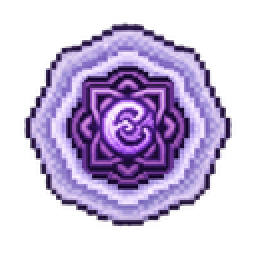
#> input picture assets/echo.png, 128 x 128 px, given in place of zeta_icon.png, which was not available (shown 2 times larger)
$ python make_screenshots.py
#> lines starting #> are read from the running program, lines starting #| are printed output that depends on the picture; pictures that were not available may be replaced by others from this repository, and a replacement may not be noted
#!/usr/bin/env python3
"""
Polish raw Zeta Idle screenshots into Play Store marketing images.

Workflow:
  1. Run the game in debug mode.
  2. Navigate to each screen you want to feature.
  3. Tap the camera FAB — it saves exported_screenshots/shot_001.png … shot_007.png
  4. Run:  python make_screenshots.py
  5. Upload files from polished_screenshots/ to Google Play Console > Screenshots.

Expected shot order (rename files if you captured them in a different order):
  shot_001  ->  Home / Modes hub
  shot_002  ->  Campaign battle
  shot_003  ->  Dungeon run (room selection)
  shot_004  ->  Gauntlet or Boss Rush
  shot_005  ->  Hero upgrades / stat screen
  shot_006  ->  Pets / Companions screen
  shot_007  ->  Prestige or Ascension screen
"""

import os
import sys
from PIL import Image, ImageDraw, ImageFont, ImageFilter

ROOT      = os.path.dirname(os.path.abspath(__file__))
IN_DIR    = os.path.join(ROOT, 'exported_screenshots')
OUT_DIR   = os.path.join(ROOT, 'polished_screenshots')
ICON_PATH = os.path.join(ROOT, 'assets', 'zeta_icon.png')

# ── Slide definitions ─────────────────────────────────────────────────────────
# (filename, headline, tagline, [chip labels])
SLIDES = [
    ('shot_001.png', 'YOUR ADVENTURE AWAITS',
     'Dungeons · Gauntlet · Boss Rush · PvP and more',
     ['12 HERO CLASSES', '5 GAME MODES', 'IDLE + ACTIVE']),

    ('shot_002.png', 'EPIC COMBAT',
     'Turn-based battles powered by D&D mechanics',
     ['D&D MECHANICS', 'ELEMENTAL DAMAGE', '12 ABILITIES']),

    ('shot_003.png', 'DUNGEON RUNS',
     'Roguelite dungeons — every run is unique',
     ['ROGUELITE ROOMS', 'LOCKED CHESTS', 'UNIQUE BOSSES']),

    ('shot_004.png', 'ULTIMATE CHALLENGES',
     'Gauntlet waves, Boss Rush, daily trials',
     ['BOSS RUSH', 'ENDLESS WAVES', 'DAILY TRIALS']),

    ('shot_005.png', 'DEEP HERO BUILDS',
     'Upgrade 6 D&D stats · Choose your subclass',
     ['6 D&D STATS', 'PASSIVE TREE', 'SUBCLASSES']),

    ('shot_006.png', 'PET COMPANIONS',
     'Collect, evolve, and battle alongside your pets',
     ['12 COMPANIONS', 'EVOLVE TWICE', 'PASSIVE BONUSES']),

    ('shot_007.png', 'ENDLESS PROGRESSION',
     'Prestige, Ascend, and grow your legacy forever',
     ['PRESTIGE SYSTEM', 'ASCENSION', 'ENDLESS UPGRADES']),
]

# ── Output canvas (portrait, Play Store safe) ─────────────────────────────────
OUT_W, OUT_H = 1080, 1920
HEADER_H     = 200   # title + icon area
FOOTER_H     = 130   # tagline area
SHOT_H       = OUT_H - HEADER_H - FOOTER_H   # 1590 px for screenshot

# ── Colours ───────────────────────────────────────────────────────────────────
BG_TOP    = (8,  6,  22)
BG_BOTTOM = (22, 8,  40)
GOLD      = (212, 175, 55, 255)
GOLD_DIM  = (170, 140, 60, 220)
WHITE70   = (220, 210, 190, 200)
SEPARATOR = (60,  48,  28, 160)

# ── Chip overlay constants ────────────────────────────────────────────────────
CHIP_STRIP_H   = 130    # height of the dark fade at the bottom of the screenshot
CHIP_PAD_X     = 20     # horizontal inner padding inside each chip
CHIP_PAD_Y     = 10     # vertical inner padding inside each chip
CHIP_GAP       = 16     # gap between chips
CHIP_RADIUS    = 6      # corner radius
CHIP_BG        = (8, 6, 16, 210)       # near-black, semi-opaque
CHIP_BORDER    = (212, 175, 55)        # gold border
CHIP_TEXT      = (240, 210, 100)       # warm gold text
CHIP_SHADOW    = (0, 0, 0, 160)        # drop shadow colour


# ── Helpers ───────────────────────────────────────────────────────────────────

def gradient_bg(w: int, h: int) -> Image.Image:
    img  = Image.new('RGBA', (w, h))
    draw = ImageDraw.Draw(img)
    for y in range(h):
        t = y / h
        r = int(BG_TOP[0] + (BG_BOTTOM[0] - BG_TOP[0]) * t)
        g = int(BG_TOP[1] + (BG_BOTTOM[1] - BG_TOP[1]) * t)
        b = int(BG_TOP[2] + (BG_BOTTOM[2] - BG_TOP[2]) * t)
        draw.line([(0, y), (w, y)], fill=(r, g, b, 255))
    return img


def best_fonts(sizes: list) -> list:
    candidates = [
        r'C:\Windows\Fonts\impact.ttf',
        r'C:\Windows\Fonts\arialbd.ttf',
        r'C:\Windows\Fonts\verdanab.ttf',
        r'C:\Windows\Fonts\arial.ttf',
    ]
    for path in candidates:
        if os.path.exists(path):
            try:
                return [ImageFont.truetype(path, s) for s in sizes]
            except Exception:
                continue
    default = ImageFont.load_default()
    return [default] * len(sizes)


def centered_text(draw: ImageDraw.ImageDraw, text: str, font,
                  cx: int, y: int, fill: tuple, shadow: bool = True) -> None:
    bb = draw.textbbox((0, 0), text, font=font)
    tw = bb[2] - bb[0]
    x  = cx - tw // 2
    if shadow:
        draw.text((x + 2, y + 2), text, font=font, fill=(0, 0, 0, 180))
    draw.text((x, y), text, font=font, fill=fill)


def fit_screenshot(shot: Image.Image, target_w: int, target_h: int) -> Image.Image:
    """Scale screenshot to fill target_w x target_h, centred-crop if needed."""
    sw, sh = shot.size
    scale  = max(target_w / sw, target_h / sh)
    nw, nh = int(sw * scale), int(sh * scale)
    shot   = shot.resize((nw, nh), Image.LANCZOS)
    left = (nw - target_w) // 2
    top  = (nh - target_h) // 2
    return shot.crop((left, top, left + target_w, top + target_h))


def add_vignette(img: Image.Image) -> Image.Image:
    """Darken edges of the screenshot so it blends into the dark frame."""
    vign = Image.new('RGBA', img.size, (0, 0, 0, 0))
    draw = ImageDraw.Draw(vign)
    w, h = img.size
    steps = 40
    for i in range(steps):
        alpha = int(180 * (1 - i / steps) ** 2)
        draw.rectangle([i, i, w - i - 1, h - i - 1],
                       outline=(0, 0, 0, alpha))
    return Image.alpha_composite(img.convert('RGBA'), vign)


def draw_chip_strip(canvas: Image.Image, chips: list,
                    shot_top: int, shot_h: int, chip_font) -> None:
    """
    Composites a dark gradient fade + a row of labelled chip badges
    at the bottom of the screenshot area.
    """
    w       = canvas.width
    fade_y  = shot_top + shot_h - CHIP_STRIP_H

    # ── Dark gradient fade ────────────────────────────────────────────────────
    fade = Image.new('RGBA', (w, CHIP_STRIP_H), (0, 0, 0, 0))
    fd   = ImageDraw.Draw(fade)
    for i in range(CHIP_STRIP_H):
        t     = i / CHIP_STRIP_H
        alpha = int(220 * (t ** 0.5))   # square-root easing: fast-then-slow
        fd.line([(0, i), (w, i)], fill=(0, 0, 0, alpha))
    canvas.alpha_composite(fade, (0, fade_y))

    # ── Measure chip sizes ────────────────────────────────────────────────────
    probe = ImageDraw.Draw(canvas)
    sizes = []
    for label in chips:
        bb = probe.textbbox((0, 0), label, font=chip_font)
        tw, th = bb[2] - bb[0], bb[3] - bb[1]
        sizes.append((tw + CHIP_PAD_X * 2, th + CHIP_PAD_Y * 2, tw, th))

    total_w  = sum(s[0] for s in sizes) + CHIP_GAP * (len(sizes) - 1)
    x        = (w - total_w) // 2
    chip_h   = sizes[0][1]
    # Vertically centre the chips in the lower two-thirds of the strip
    chip_top = fade_y + int(CHIP_STRIP_H * 0.42)

    draw = ImageDraw.Draw(canvas)
    for label, (cw, ch, tw, th) in zip(chips, sizes):
        x1, y1, x2, y2 = x, chip_top, x + cw, chip_top + ch

        # Background pill
        try:
            draw.rounded_rectangle(
                [x1, y1, x2, y2],
                radius=CHIP_RADIUS,
                fill=CHIP_BG,
                outline=CHIP_BORDER,
                width=2,
            )
        except TypeError:
            # Pillow < 8.2: rounded_rectangle doesn't accept outline/width
            draw.rounded_rectangle([x1, y1, x2, y2], radius=CHIP_RADIUS, fill=CHIP_BG)
            draw.rounded_rectangle([x1, y1, x2, y2], radius=CHIP_RADIUS, outline=CHIP_BORDER)

        # Text (shadow then main)
        tx = x1 + (cw - tw) // 2
        ty = y1 + (ch - th) // 2
        draw.text((tx + 1, ty + 1), label, font=chip_font, fill=CHIP_SHADOW)
        draw.text((tx, ty), label, font=chip_font, fill=CHIP_TEXT)

        x += cw + CHIP_GAP


# ── Main ─────────────────────────────────────────────────────────────────────

def process_slide(shot_path: str, headline: str, tagline: str, chips: list,
                  out_path: str, fonts: list, icon: Image.Image) -> None:
    font_title, font_sub, font_tag, font_chip = fonts

    # ── Base canvas ───────────────────────────────────────────────────────────
    canvas = gradient_bg(OUT_W, OUT_H)
    draw   = ImageDraw.Draw(canvas)

    # ── Header (0 ... HEADER_H) ───────────────────────────────────────────────
    cx = OUT_W // 2

    ico = icon.resize((56, 56), Image.LANCZOS)
    canvas.paste(ico, (28, (HEADER_H - 56) // 2), ico)

    centered_text(draw, headline, font_title, cx + 28, 34, GOLD)
    centered_text(draw, 'ZETA IDLE', font_sub, cx + 28, 120, GOLD_DIM, shadow=False)

    draw.line([(0, HEADER_H - 1), (OUT_W, HEADER_H - 1)],
              fill=SEPARATOR[:3] + (SEPARATOR[3],), width=1)

    # ── Screenshot (HEADER_H ... HEADER_H + SHOT_H) ───────────────────────────
    shot = Image.open(shot_path).convert('RGB')
    shot = fit_screenshot(shot, OUT_W, SHOT_H)
    shot = add_vignette(shot)
    canvas.paste(shot, (0, HEADER_H), shot)

    # ── Feature chip overlay ──────────────────────────────────────────────────
    if chips:
        draw_chip_strip(canvas, chips, HEADER_H, SHOT_H, font_chip)

    # ── Separator + footer ────────────────────────────────────────────────────
    sep_y = HEADER_H + SHOT_H
    draw  = ImageDraw.Draw(canvas)   # re-acquire after alpha_composite
    draw.line([(0, sep_y), (OUT_W, sep_y)], fill=SEPARATOR[:3] + (SEPARATOR[3],), width=1)

    tag_cy = sep_y + FOOTER_H // 2 - 10
    centered_text(draw, tagline, font_tag, cx, tag_cy, WHITE70)

    # ── Save ──────────────────────────────────────────────────────────────────
    canvas.convert('RGB').save(out_path, 'PNG', optimize=True)


def main() -> None:
    missing = [s for s, *_ in SLIDES
               if not os.path.exists(os.path.join(IN_DIR, s))]
    if missing:
        print(f'Missing screenshots: {missing}')
        print('Capture them in-game first (dev FAB) then re-run.')
        if len(missing) == len(SLIDES):
            sys.exit(1)
        print('Continuing with available files...\n')

    os.makedirs(OUT_DIR, exist_ok=True)

    print('Loading fonts and icon...')
    fonts = best_fonts([68, 26, 32, 22])   # title / sub / tag / chip
    icon  = Image.open(ICON_PATH).convert('RGBA')
#> icon is the input picture: PIL image 128x128 RGBA; mean R, G, B, A 69, 55.9, 86.3, 118

    for i, (filename, headline, tagline, chips) in enumerate(SLIDES, 1):
        src = os.path.join(IN_DIR, filename)
        if not os.path.exists(src):
            print(f'  [{i}/7] SKIP  {filename}  (not found)')
            continue

        out_name = f'screenshot_{i:02d}.png'
        out_path = os.path.join(OUT_DIR, out_name)
        print(f'  [{i}/7] {filename}  ->  {out_name}  |  {headline}')
        process_slide(src, headline, tagline, chips, out_path, fonts, icon)
#> in process_slide, `canvas = gradient_bg(OUT_W, OUT_H)`:
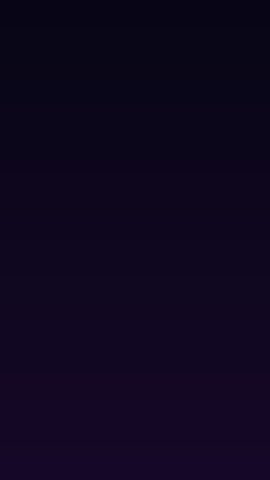
#> canvas: PIL image 1080x1920 RGBA (shown at 1/4 size); mean R, G, B, A 14.5, 6.5, 30.5, 255
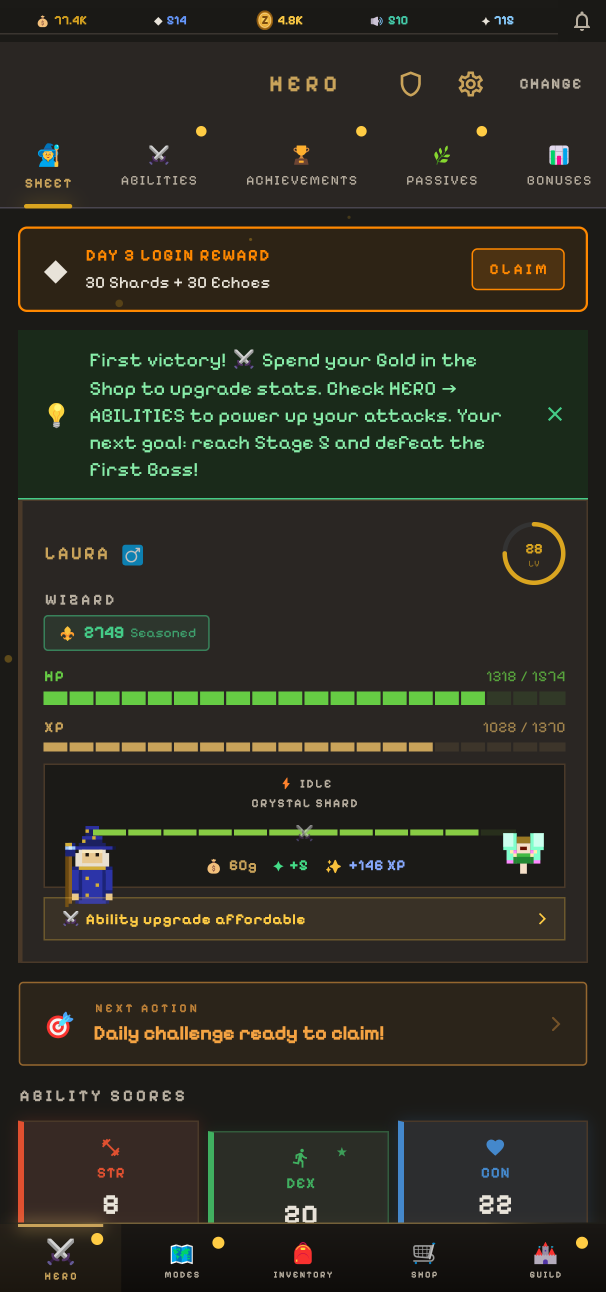
#> input picture exported_screenshots/shot_001.png, 1212 x 2583 px (shown at 1/2 size)
#> in fit_screenshot, `return shot.crop((left, top, left + target_w, top + target_h))`:
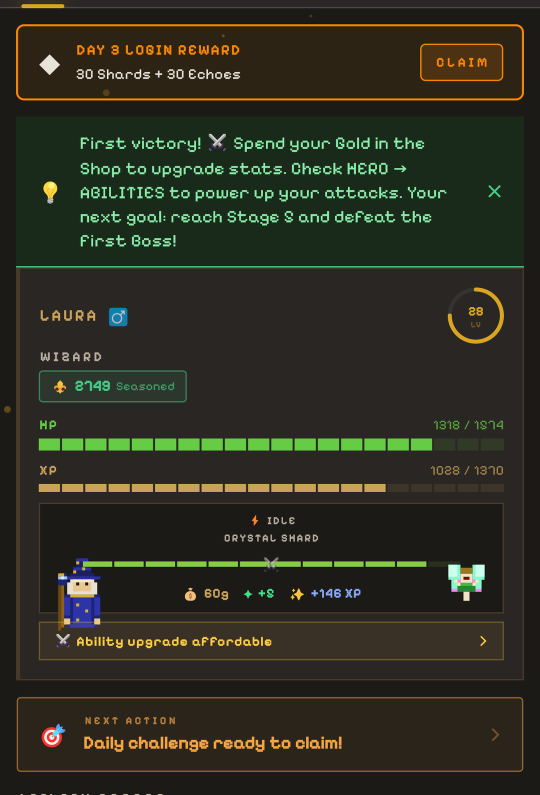
#> returned value: PIL image 1080x1590 RGB (shown at 1/2 size); mean R, G, B 45.9, 46.4, 33.7
#> in process_slide, `canvas.paste(shot, (0, HEADER_H), shot)`:
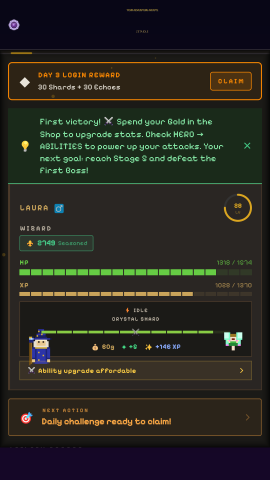
#> canvas: PIL image 1080x1920 RGBA (shown at 1/4 size); mean R, G, B, A 39.7, 38.9, 32.3, 254.9; transparent parts drawn white
#> in draw_chip_strip, `canvas.alpha_composite(fade, (0, fade_y))`:
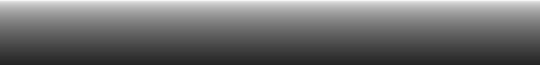
#> fade: PIL image 1080x130 RGBA (shown at 1/2 size); mean R, G, B, A 0, 0, 0, 145.3; transparent parts drawn white
#> in draw_chip_strip, `canvas.alpha_composite(fade, (0, fade_y))`:
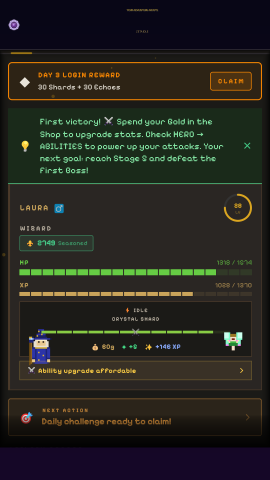
#> canvas: PIL image 1080x1920 RGBA (shown at 1/4 size); mean R, G, B, A 38.1, 37.6, 31.4, 254.9; transparent parts drawn white
#> the loop in draw_chip_strip, `for label in chips:` made 3 passes
#> (bb, tw) on passes 1 to 3: ((0, 2, 86, 10), 86), ((0, 2, 73, 10), 73), ((0, 2, 67, 10), 67)
#> after the loop in draw_chip_strip, `for label in chips:`: sizes = [(126, 28, 86, 8), (113, 28, 73, 8), (107, 28, 67, 8)]
#> in draw_chip_strip, `total_w  = sum(s[0] for s in sizes) + CHIP_GAP * (len(sizes) - 1)`: total_w = 378
#> in draw_chip_strip, `x        = (w - total_w) // 2`: x = 351
#> in draw_chip_strip, `chip_h   = sizes[0][1]`: chip_h = 28
#> the loop in draw_chip_strip, `for label, (cw, ch, tw, th) in zip(chips, sizes):` made 3 passes
#> (label, cw, tw, x1, x2, tx, x) on passes 1 to 3: ('12 HERO CLASSES', 126, 86, 351, 477, 371, 493), ('5 GAME MODES', 113, 73, 493, 606, 513, 622), ('IDLE + ACTIVE', 107, 67, 622, 729, 642, 745)
#> after the loop in draw_chip_strip, `for label, (cw, ch, tw, th) in zip(chips, sizes):`: x = 745
#> in process_slide, `canvas.convert('RGB').save(out_path, 'PNG', optimize=True)`:
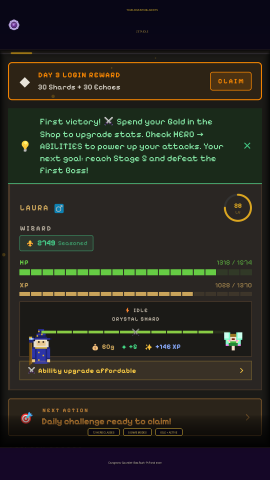
#> saved as screenshot_01.png: PIL image 1080x1920 RGB (shown at 1/4 size); mean R, G, B 38.4, 37.9, 31.5
#> pass 2 of the loop in main, `for i, (filename, headline, tagline, chips) in enumerate(SLIDES, 1):`:
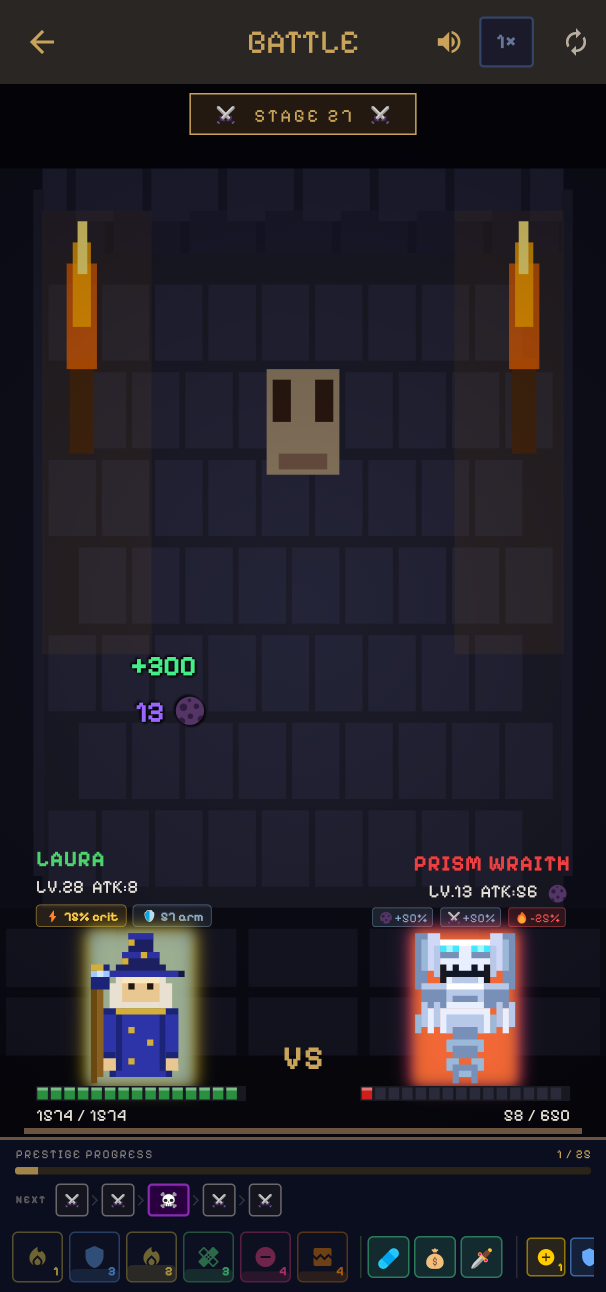
#> input picture exported_screenshots/shot_002.png, 1212 x 2583 px (shown at 1/2 size)
#> in fit_screenshot (call 2), `return shot.crop((left, top, left + target_w, top + target_h))`:
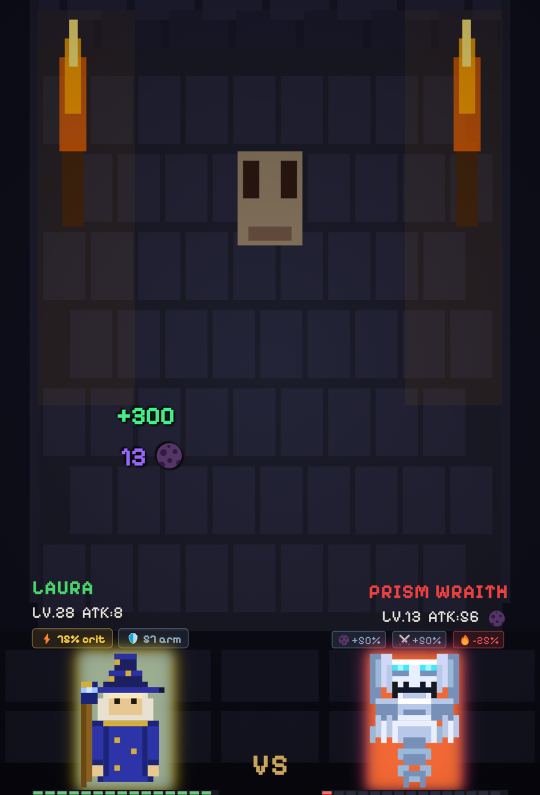
#> returned value: PIL image 1080x1590 RGB (shown at 1/2 size); mean R, G, B 40.3, 36.2, 45.8
#> the loop in draw_chip_strip (call 2), `for label in chips:` made 3 passes
#> (bb, tw) on passes 1 to 3: ((0, 2, 83, 10), 83), ((0, 2, 102, 10), 102), ((0, 2, 59, 10), 59)
#> the loop in draw_chip_strip (call 2), `for label, (cw, ch, tw, th) in zip(chips, sizes):` made 3 passes
#> (label, cw, tw, x1, x2, tx, x) on passes 1 to 3: ('D&D MECHANICS', 123, 83, 342, 465, 362, 481), ('ELEMENTAL DAMAGE', 142, 102, 481, 623, 501, 639), ('12 ABILITIES', 99, 59, 639, 738, 659, 754)
#> in process_slide (call 2), `canvas.convert('RGB').save(out_path, 'PNG', optimize=True)`:
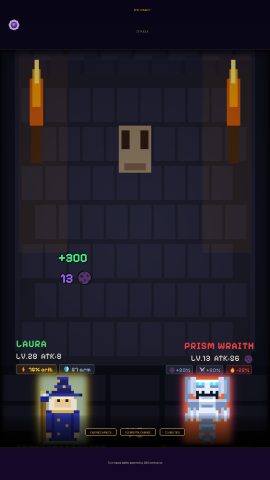
#> saved as screenshot_02.png: PIL image 1080x1920 RGB (shown at 1/4 size); mean R, G, B 33.3, 29.2, 40.5
#> pass 3 of the loop in main, `for i, (filename, headline, tagline, chips) in enumerate(SLIDES, 1):`:
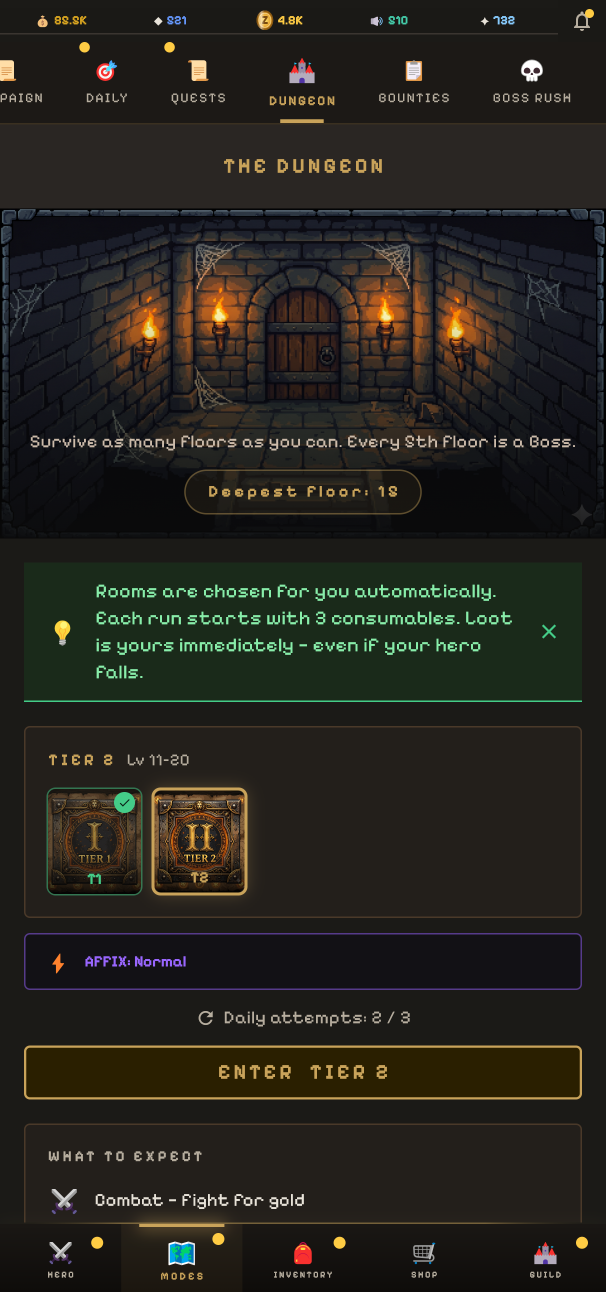
#> input picture exported_screenshots/shot_003.png, 1212 x 2583 px (shown at 1/2 size)
#> in fit_screenshot (call 3), `return shot.crop((left, top, left + target_w, top + target_h))`:
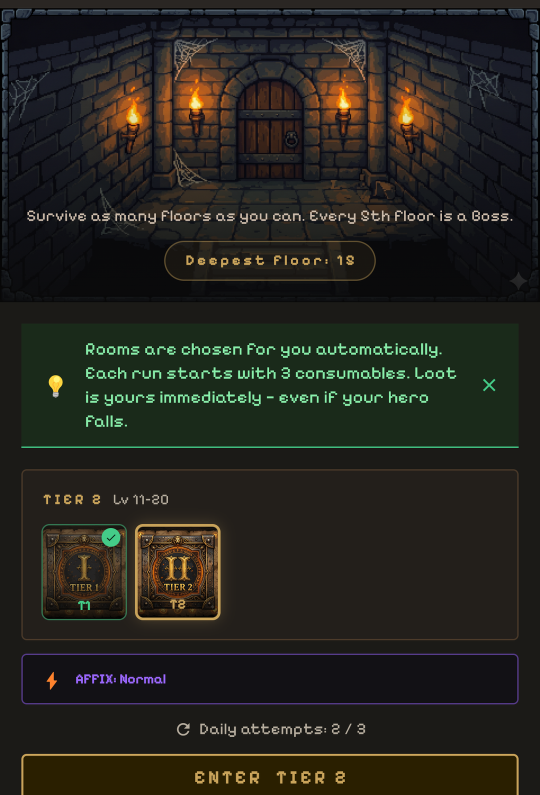
#> returned value: PIL image 1080x1590 RGB (shown at 1/2 size); mean R, G, B 37.3, 36.4, 29.7
#> in process_slide (call 3), `canvas.convert('RGB').save(out_path, 'PNG', optimize=True)`:
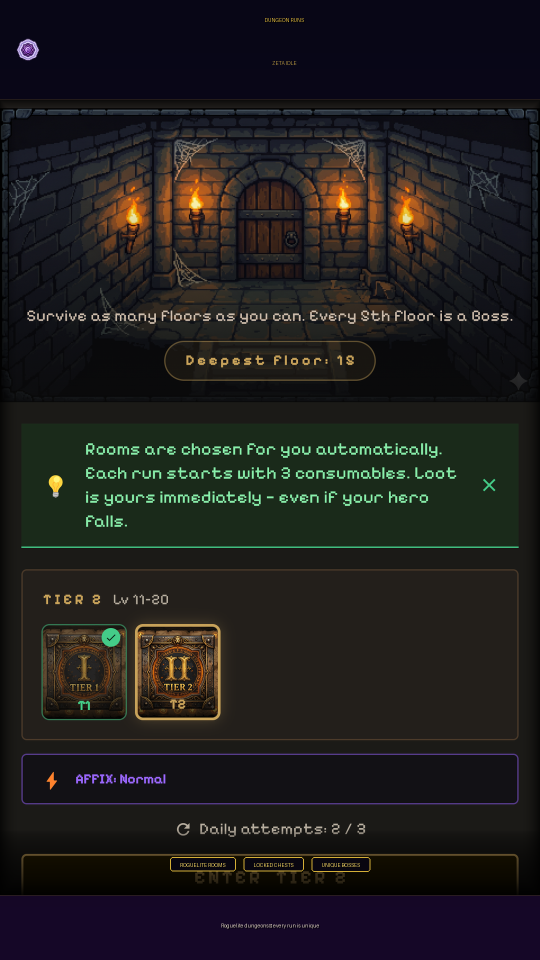
#> saved as screenshot_03.png: PIL image 1080x1920 RGB (shown at 1/2 size); mean R, G, B 31.1, 29.5, 28.8
#> the loop made 7 passes; the first 3 are shown

    count = len([f for f in os.listdir(OUT_DIR) if f.endswith('.png')])
#> count = 0
    print(f'\nDone. {count} file(s) in polished_screenshots/')
#| Done. 0 file(s) in polished_screenshots/
    print('Upload to: Google Play Console > Store listing > Screenshots')


if __name__ == '__main__':
    main()
